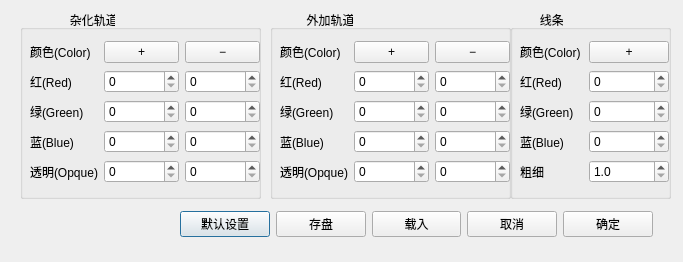
<?xml version="1.0" encoding="UTF-8"?>
<ui version="4.0">
 <class>HybridizedOrbitalProperty</class>
 <widget class="QDialog" name="HybridizedOrbitalProperty">
  <property name="geometry">
   <rect>
    <x>0</x>
    <y>0</y>
    <width>683</width>
    <height>262</height>
   </rect>
  </property>
  <property name="windowTitle">
   <string>Dialog</string>
  </property>
  <widget class="QWidget" name="layoutWidget">
   <property name="geometry">
    <rect>
     <x>180</x>
     <y>210</y>
     <width>473</width>
     <height>28</height>
    </rect>
   </property>
   <layout class="QHBoxLayout" name="horizontalLayout">
    <item>
     <widget class="QPushButton" name="pushButton_default">
      <property name="text">
       <string>默认设置</string>
      </property>
     </widget>
    </item>
    <item>
     <widget class="QPushButton" name="pushButton_Save">
      <property name="text">
       <string>存盘</string>
      </property>
     </widget>
    </item>
    <item>
     <widget class="QPushButton" name="pushButton_Load">
      <property name="text">
       <string>载入</string>
      </property>
     </widget>
    </item>
    <item>
     <widget class="QPushButton" name="pushButton_cancel">
      <property name="text">
       <string>取消</string>
      </property>
     </widget>
    </item>
    <item>
     <widget class="QPushButton" name="pushButton_ok">
      <property name="text">
       <string>确定</string>
      </property>
     </widget>
    </item>
   </layout>
  </widget>
  <widget class="QGroupBox" name="groupBox">
   <property name="geometry">
    <rect>
     <x>20</x>
     <y>10</y>
     <width>241</width>
     <height>189</height>
    </rect>
   </property>
   <property name="title">
    <string>               杂化轨道 </string>
   </property>
   <widget class="QWidget" name="layoutWidget">
    <property name="geometry">
     <rect>
      <x>10</x>
      <y>30</y>
      <width>230</width>
      <height>145</height>
     </rect>
    </property>
    <layout class="QGridLayout" name="gridLayout">
     <item row="1" column="1">
      <widget class="QSpinBox" name="spinBox_positive_red">
       <property name="maximum">
        <number>255</number>
       </property>
      </widget>
     </item>
     <item row="4" column="2">
      <widget class="QSpinBox" name="spinBox_negative_opacity">
       <property name="maximum">
        <number>255</number>
       </property>
       <property name="singleStep">
        <number>5</number>
       </property>
      </widget>
     </item>
     <item row="0" column="1">
      <widget class="QPushButton" name="pushButton_positive">
       <property name="text">
        <string>+</string>
       </property>
      </widget>
     </item>
     <item row="4" column="0">
      <widget class="QLabel" name="label_7">
       <property name="sizePolicy">
        <sizepolicy hsizetype="Expanding" vsizetype="Preferred">
         <horstretch>0</horstretch>
         <verstretch>0</verstretch>
        </sizepolicy>
       </property>
       <property name="text">
        <string>透明(Opque)</string>
       </property>
      </widget>
     </item>
     <item row="1" column="2">
      <widget class="QSpinBox" name="spinBox_negative_red">
       <property name="maximum">
        <number>255</number>
       </property>
      </widget>
     </item>
     <item row="2" column="2">
      <widget class="QSpinBox" name="spinBox_negative_green">
       <property name="maximum">
        <number>255</number>
       </property>
      </widget>
     </item>
     <item row="0" column="0">
      <widget class="QLabel" name="label_4">
       <property name="sizePolicy">
        <sizepolicy hsizetype="Expanding" vsizetype="Preferred">
         <horstretch>0</horstretch>
         <verstretch>0</verstretch>
        </sizepolicy>
       </property>
       <property name="text">
        <string>颜色(Color)</string>
       </property>
      </widget>
     </item>
     <item row="1" column="0">
      <widget class="QLabel" name="label">
       <property name="text">
        <string>红(Red)</string>
       </property>
      </widget>
     </item>
     <item row="3" column="1">
      <widget class="QSpinBox" name="spinBox_positive_blue">
       <property name="maximum">
        <number>255</number>
       </property>
      </widget>
     </item>
     <item row="2" column="1">
      <widget class="QSpinBox" name="spinBox_positive_green">
       <property name="maximum">
        <number>255</number>
       </property>
      </widget>
     </item>
     <item row="2" column="0">
      <widget class="QLabel" name="label_2">
       <property name="text">
        <string>绿(Green)</string>
       </property>
      </widget>
     </item>
     <item row="0" column="2">
      <widget class="QPushButton" name="pushButton_negative">
       <property name="text">
        <string>−</string>
       </property>
      </widget>
     </item>
     <item row="4" column="1">
      <widget class="QSpinBox" name="spinBox_positive_opacity">
       <property name="maximum">
        <number>255</number>
       </property>
       <property name="singleStep">
        <number>5</number>
       </property>
      </widget>
     </item>
     <item row="3" column="0">
      <widget class="QLabel" name="label_3">
       <property name="text">
        <string>蓝(Blue)</string>
       </property>
      </widget>
     </item>
     <item row="3" column="2">
      <widget class="QSpinBox" name="spinBox_negative_blue">
       <property name="maximum">
        <number>255</number>
       </property>
      </widget>
     </item>
    </layout>
   </widget>
  </widget>
  <widget class="QGroupBox" name="groupBox_2">
   <property name="geometry">
    <rect>
     <x>270</x>
     <y>10</y>
     <width>241</width>
     <height>189</height>
    </rect>
   </property>
   <property name="title">
    <string>           外加轨道</string>
   </property>
   <widget class="QWidget" name="layoutWidget">
    <property name="geometry">
     <rect>
      <x>10</x>
      <y>30</y>
      <width>230</width>
      <height>145</height>
     </rect>
    </property>
    <layout class="QGridLayout" name="gridLayout_2">
     <item row="4" column="2">
      <widget class="QSpinBox" name="spinBox_ExtraNeg_opacity">
       <property name="maximum">
        <number>255</number>
       </property>
       <property name="singleStep">
        <number>5</number>
       </property>
      </widget>
     </item>
     <item row="1" column="0">
      <widget class="QLabel" name="label_10">
       <property name="text">
        <string>红(Red)</string>
       </property>
      </widget>
     </item>
     <item row="3" column="1">
      <widget class="QSpinBox" name="spinBox_ExtraPos_blue">
       <property name="maximum">
        <number>255</number>
       </property>
      </widget>
     </item>
     <item row="4" column="1">
      <widget class="QSpinBox" name="spinBox_ExtraPos_opacity">
       <property name="maximum">
        <number>255</number>
       </property>
       <property name="singleStep">
        <number>5</number>
       </property>
      </widget>
     </item>
     <item row="2" column="1">
      <widget class="QSpinBox" name="spinBox_ExtraPos_green">
       <property name="maximum">
        <number>255</number>
       </property>
      </widget>
     </item>
     <item row="0" column="0">
      <widget class="QLabel" name="label_5">
       <property name="sizePolicy">
        <sizepolicy hsizetype="Expanding" vsizetype="Preferred">
         <horstretch>0</horstretch>
         <verstretch>0</verstretch>
        </sizepolicy>
       </property>
       <property name="text">
        <string>颜色(Color)</string>
       </property>
      </widget>
     </item>
     <item row="3" column="0">
      <widget class="QLabel" name="label_12">
       <property name="text">
        <string>蓝(Blue)</string>
       </property>
      </widget>
     </item>
     <item row="4" column="0">
      <widget class="QLabel" name="label_8">
       <property name="sizePolicy">
        <sizepolicy hsizetype="Expanding" vsizetype="Preferred">
         <horstretch>0</horstretch>
         <verstretch>0</verstretch>
        </sizepolicy>
       </property>
       <property name="text">
        <string>透明(Opque)</string>
       </property>
      </widget>
     </item>
     <item row="2" column="2">
      <widget class="QSpinBox" name="spinBox_ExtraNeg_green">
       <property name="maximum">
        <number>255</number>
       </property>
      </widget>
     </item>
     <item row="0" column="1">
      <widget class="QPushButton" name="Button_Extra_positive_color">
       <property name="text">
        <string>+</string>
       </property>
      </widget>
     </item>
     <item row="1" column="1">
      <widget class="QSpinBox" name="spinBox_ExtraPos_red">
       <property name="maximum">
        <number>255</number>
       </property>
      </widget>
     </item>
     <item row="0" column="2">
      <widget class="QPushButton" name="Button_Extra_negative_color">
       <property name="text">
        <string>−</string>
       </property>
      </widget>
     </item>
     <item row="2" column="0">
      <widget class="QLabel" name="label_11">
       <property name="text">
        <string>绿(Green)</string>
       </property>
      </widget>
     </item>
     <item row="1" column="2">
      <widget class="QSpinBox" name="spinBox_ExtraNeg_red">
       <property name="maximum">
        <number>255</number>
       </property>
      </widget>
     </item>
     <item row="3" column="2">
      <widget class="QSpinBox" name="spinBox_ExtraNeg_blue">
       <property name="maximum">
        <number>255</number>
       </property>
      </widget>
     </item>
    </layout>
   </widget>
  </widget>
  <widget class="QGroupBox" name="groupBox_3">
   <property name="geometry">
    <rect>
     <x>510</x>
     <y>10</y>
     <width>161</width>
     <height>189</height>
    </rect>
   </property>
   <property name="title">
    <string>         线条</string>
   </property>
   <widget class="QWidget" name="layoutWidget_2">
    <property name="geometry">
     <rect>
      <x>10</x>
      <y>30</y>
      <width>149</width>
      <height>145</height>
     </rect>
    </property>
    <layout class="QGridLayout" name="gridLayout_3">
     <item row="3" column="0">
      <widget class="QLabel" name="label_14">
       <property name="text">
        <string>蓝(Blue)</string>
       </property>
      </widget>
     </item>
     <item row="4" column="0">
      <widget class="QLabel" name="label_9">
       <property name="sizePolicy">
        <sizepolicy hsizetype="Expanding" vsizetype="Preferred">
         <horstretch>0</horstretch>
         <verstretch>0</verstretch>
        </sizepolicy>
       </property>
       <property name="text">
        <string>粗细</string>
       </property>
      </widget>
     </item>
     <item row="0" column="1">
      <widget class="QPushButton" name="pushButton_Line_color">
       <property name="text">
        <string>+</string>
       </property>
      </widget>
     </item>
     <item row="2" column="1">
      <widget class="QSpinBox" name="spinBox_Line_green">
       <property name="maximum">
        <number>255</number>
       </property>
      </widget>
     </item>
     <item row="1" column="0">
      <widget class="QLabel" name="label_13">
       <property name="text">
        <string>红(Red)</string>
       </property>
      </widget>
     </item>
     <item row="2" column="0">
      <widget class="QLabel" name="label_15">
       <property name="text">
        <string>绿(Green)</string>
       </property>
      </widget>
     </item>
     <item row="1" column="1">
      <widget class="QSpinBox" name="spinBox_Line_red">
       <property name="maximum">
        <number>255</number>
       </property>
      </widget>
     </item>
     <item row="3" column="1">
      <widget class="QSpinBox" name="spinBox_Line_blue">
       <property name="maximum">
        <number>255</number>
       </property>
      </widget>
     </item>
     <item row="0" column="0">
      <widget class="QLabel" name="label_6">
       <property name="sizePolicy">
        <sizepolicy hsizetype="Expanding" vsizetype="Preferred">
         <horstretch>0</horstretch>
         <verstretch>0</verstretch>
        </sizepolicy>
       </property>
       <property name="text">
        <string>颜色(Color)</string>
       </property>
      </widget>
     </item>
     <item row="4" column="1">
      <widget class="QDoubleSpinBox" name="doubleSpinBox_lineWidth">
       <property name="decimals">
        <number>1</number>
       </property>
       <property name="minimum">
        <double>1.000000000000000</double>
       </property>
       <property name="maximum">
        <double>5.000000000000000</double>
       </property>
       <property name="singleStep">
        <double>0.100000000000000</double>
       </property>
      </widget>
     </item>
    </layout>
   </widget>
  </widget>
 </widget>
 <resources/>
 <connections/>
</ui>
